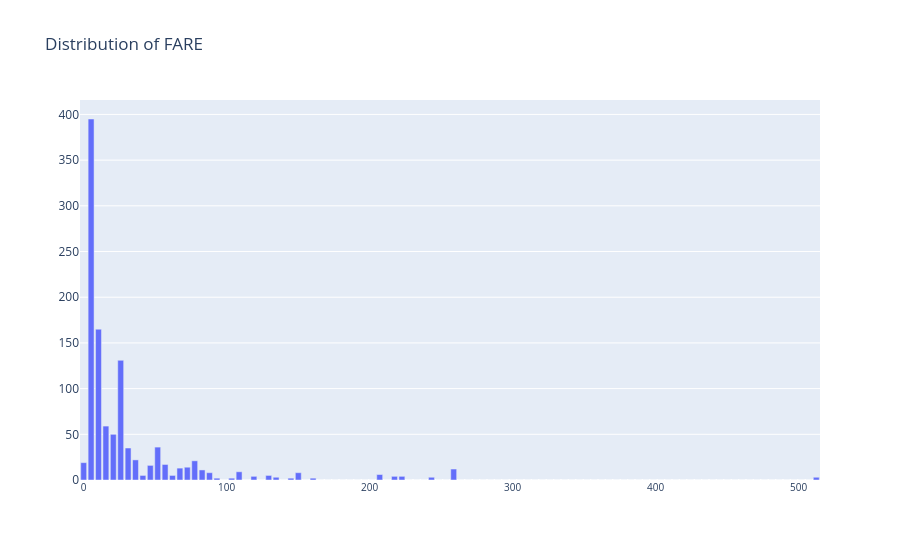
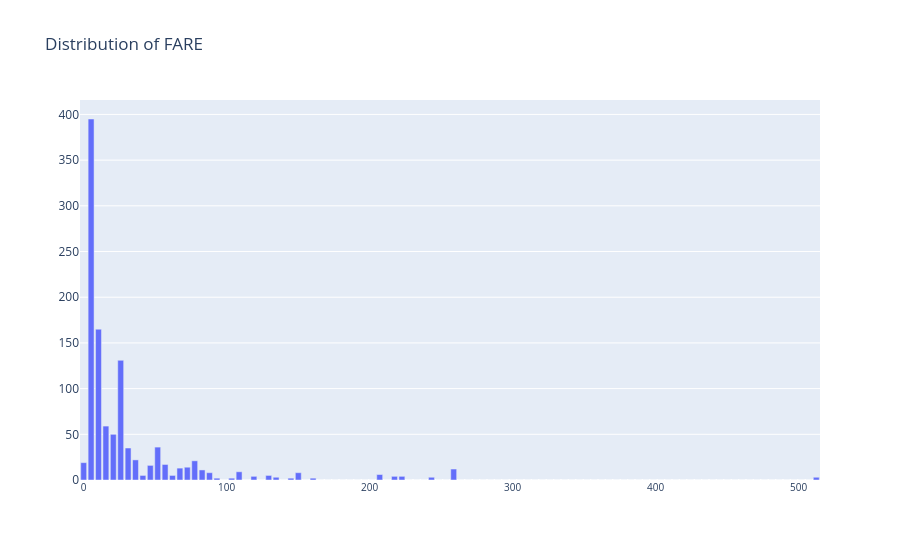

Notebook cell for these charts, in order:
### Markdown cell above
### Distribution plot

### Code cell
eda = EDAVisualizer(enable_plotly=True)
fig, trace, dist_data = eda.distribution_plot(data=data, column="FARE", bins=100, title="Distribution of FARE")
fig.show()
